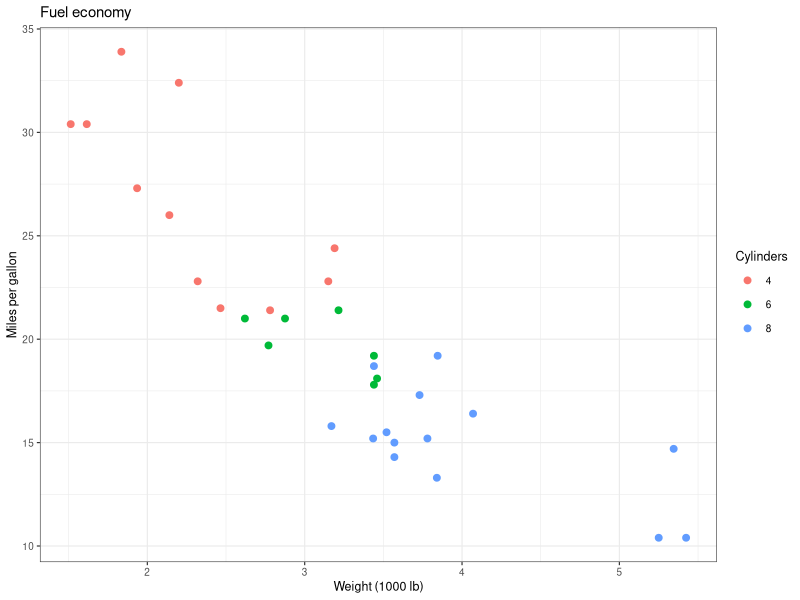

Write R code to recreate this figure.
library(ggplot2)

pdf("figure2.pdf", width = 7, height = 5)
ggplot(mtcars, aes(wt, mpg, colour = factor(cyl))) +
  geom_point(size = 2) +
  labs(title = "Fuel economy", x = "Weight (1000 lb)", y = "Miles per gallon", colour = "Cylinders") +
  theme_bw(base_size = 9)
dev.off()
